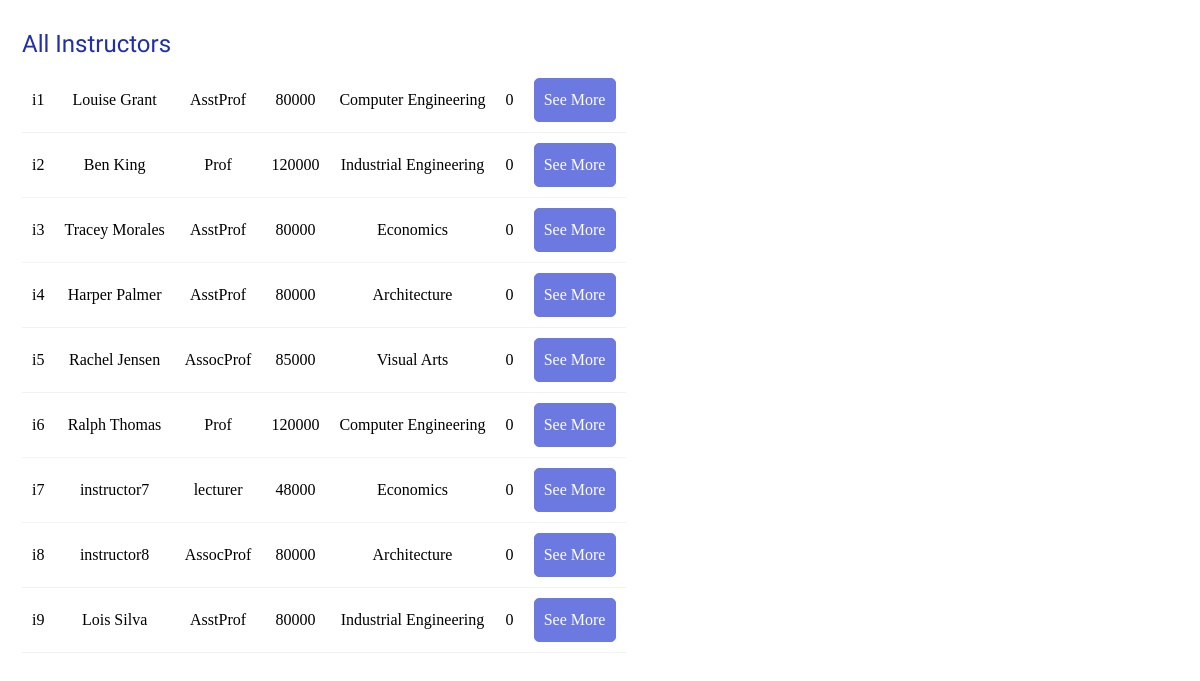
The app's page /main/instructors.php with its own data.
### tables this page shows
CREATE TABLE IF NOT EXISTS instructor (
  ssn varchar(20) NOT NULL,
  iname varchar(100) DEFAULT NULL,
  rankk varchar(45) DEFAULT NULL,
  baseSal double DEFAULT NULL,
  dName varchar(50) NOT NULL,
  extraSalary double DEFAULT NULL,
  PRIMARY KEY (ssn),
  KEY fk_instructor_department_idx (dName)
);

### main/instructors.php (the view, shortened to what this page needs)
<?php
include ("conn.php");
$sql= "SELECT * FROM instructor order by ssn;";
$result = mysqli_query($conn,$sql);
$numOfFields = mysqli_num_fields($result);
$resultset = array();
while ($row = mysqli_fetch_array($result)) {
    $resultset[] = $row;
}
?>
<!DOCTYPE html>
<html lang="en">
    <head>
        <link rel="stylesheet" href="style.css">
    </head>
    <body>
        <div class="container">
            <div class="table-box">
                <span class="table-name">All Instructors</span>
                <table cellspacing="0">
                    <?php
                    foreach($resultset as $row){
                        echo "<tr>";
                        for($i=0; $i<$numOfFields; $i++){
                            if($i==$numOfFields-1 && $row[$i]===null){
                                echo "<td> 0 </td>";
                            }else {
                                echo "<td>".$row[$i]."</td>";
                            }
                        }
                    ?>
                    <td><a href="instructor-detail.php?ssn=<?php echo $row["ssn"];?>">
                        <div class="see-more">See More</div></a></td>
                    <?php
                        echo "</tr>";
                    }
                    ?>
                </table>
            </div>
        </div>
    </body>
</html>

### main/style.css (style rules this page uses)
* { padding: 0; margin: 0; }
a { text-decoration: none; font-style: none; color: black; }
.container { width: 98%; margin: 20px; margin-right: auto; margin-left: auto; }
.table-box { margin-bottom: 40px; padding: 10px; }
.table-name { display: block; font-size: 1.5rem; font-family: 'Nanum Gothic', sans-serif; color: #1f2fad; margin-bottom: 10px; }
table { max-width: 800px; border-radius: 8px; }
td { border-bottom: 1px solid #f2f2f2; text-align: center; padding: 10px; }
.see-more { cursor: pointer; width: 80px; padding: 12px 0px; color: white; border-radius: 5px; border: 1px solid #6c79e0; background-color: #6c79e0; transition: background 0.3s; }

### records on screen
instructor: ssn "i1", iname "Louise Grant", rankk "AsstProf", baseSal "80000", dName "Computer Engineering"
instructor: ssn "i2", iname "Ben King", rankk "Prof", baseSal "120000", dName "Industrial Engineering"
instructor: ssn "i3", iname "Tracey Morales", rankk "AsstProf", baseSal "80000", dName "Economics"
instructor: ssn "i4", iname "Harper Palmer", rankk "AsstProf", baseSal "80000", dName "Architecture"
instructor: ssn "i5", iname "Rachel Jensen", rankk "AssocProf", baseSal "85000", dName "Visual Arts"
instructor: ssn "i6", iname "Ralph Thomas", rankk "Prof", baseSal "120000", dName "Computer Engineering"
instructor: ssn "i7", iname "instructor7", rankk "lecturer", baseSal "48000", dName "Economics"
instructor: ssn "i8", iname "instructor8", rankk "AssocProf", baseSal "80000", dName "Architecture"
instructor: ssn "i9", iname "Lois Silva", rankk "AsstProf", baseSal "80000", dName "Industrial Engineering"
